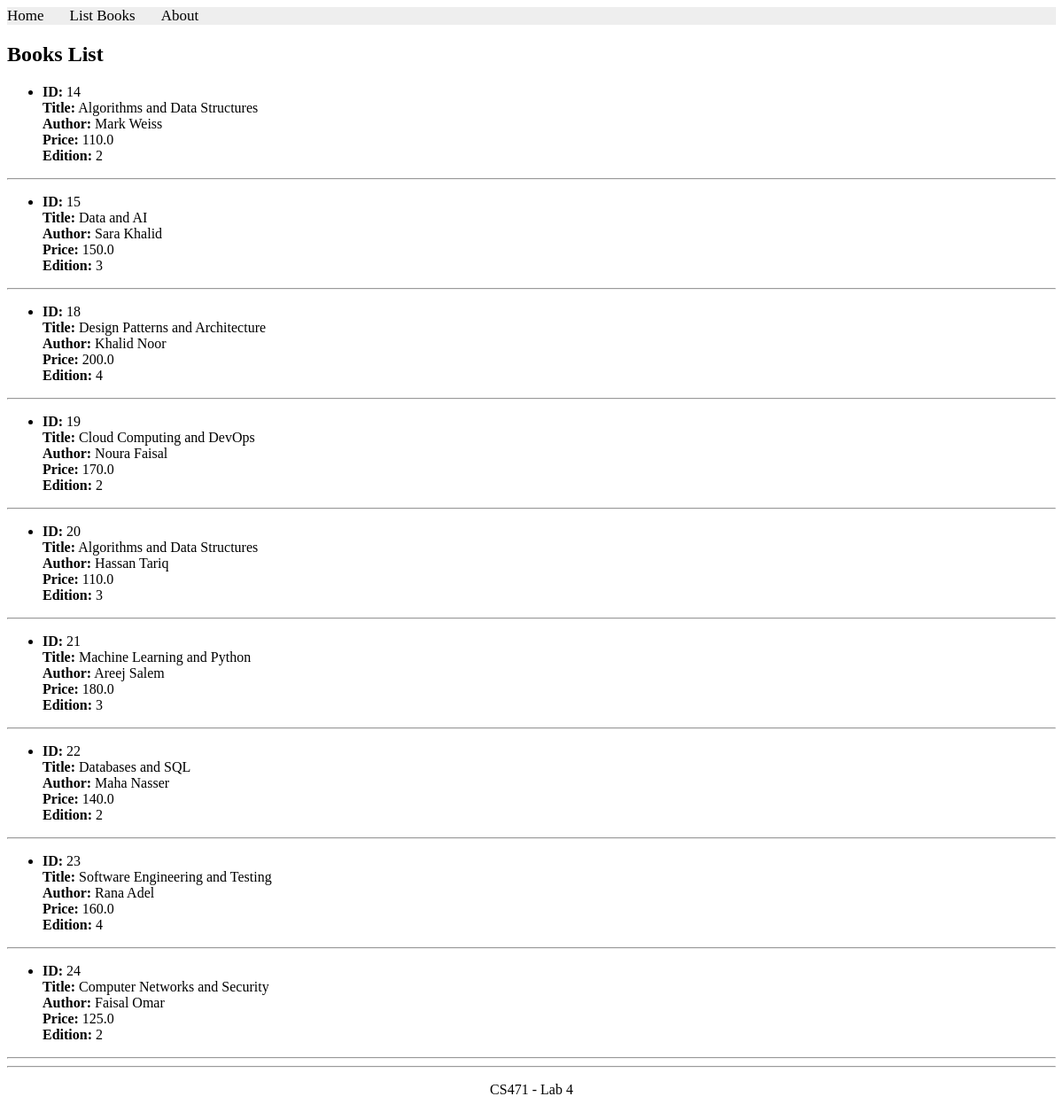
The page /books/simple/query on the database its author committed.
### apps/bookmodule/models.py (models this page shows, shortened)
class Book(models.Model):
    title = models.CharField(max_length=100)
    author = models.CharField(max_length=50, blank=True, null=True)
    price = models.FloatField(default=0.0)
    edition = models.SmallIntegerField(default=1)
    quantity = models.IntegerField(default=1)
    pubdate = models.DateTimeField(null=True, blank=True)
    rating = models.SmallIntegerField(default=1)
    publisher = models.ForeignKey(Publisher, null=True, blank=True, on_delete=models.SET_NULL)
    authors = models.ManyToManyField(Author, blank=True)

### apps/bookmodule/views.py (the view)
# urls.py: path('simple/query', views.simple_query, name="books.simple_query"),
def simple_query(request):
    mybooks = Book.objects.filter(title__icontains='and')
    return render(request, "bookmodule/bookList.html", {'books': mybooks})

### apps/templates/bookmodule/bookList.html (shortened to what this page needs)
{% extends "layouts/base.html" %}
{% load static %}
{% block content %}
<h2>Books List</h2>
{% if books %}
    {% for book in books %}
        <ul>
            <li><strong>ID:</strong> {{ book.id }}</li>
            <strong>Title:</strong> {{ book.title }}<br>
            <strong>Author:</strong> {{ book.author }}<br>
            <strong>Price:</strong> {{ book.price }}<br>
            <strong>Edition:</strong> {{ book.edition }}<br>
        </ul>
        <hr>
    {% endfor %}
{% else %}
<p>No books found.</p>
{% endif %}
{% endblock content %}

### rows shown on the page
Book: id "14", title "Algorithms and Data Structures", author "Mark Weiss", price "110.0", edition "2"
Book: id "15", title "Data and AI", author "Sara Khalid", price "150.0", edition "3"
Book: id "18", title "Design Patterns and Architecture", author "Khalid Noor", price "200.0", edition "4"
Book: id "19", title "Cloud Computing and DevOps", author "Noura Faisal", price "170.0", edition "2"
Book: id "20", title "Algorithms and Data Structures", author "Hassan Tariq", price "110.0", edition "3"
Book: id "21", title "Machine Learning and Python", author "Areej Salem", price "180.0", edition "3"
Book: id "22", title "Databases and SQL", author "Maha Nasser", price "140.0", edition "2"
Book: id "23", title "Software Engineering and Testing", author "Rana Adel", price "160.0", edition "4"
Book: id "24", title "Computer Networks and Security", author "Faisal Omar", price "125.0", edition "2"
